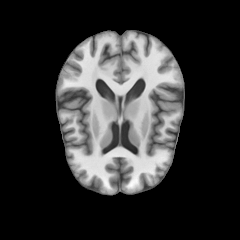
#> input picture data/sri24/source_80.png, 240 x 240 px
$ python -i misc.py   (imports and definitions only)
#> lines starting #> are read from the running program, lines starting #| are printed output that depends on the picture
#> further down, picture is the input picture: shape (240, 240); min 0, max 255, mean 47.3
from time import time
import os,sys
import numpy as np
import scipy.ndimage as scipynd
from matplotlib.colors import ListedColormap
from nibabel import Nifti1Image
import dog

ROOT_DIRECTORY = os.path.dirname(os.path.abspath(__file__))

# DLT_EDGES_THRSLD = .0625
DLT_EDGES_THRSLD = .1
# ---------- Metric -------------------------------------------

# [6 lines left out: function DICE, not called in this run]

def edgesSobel(img,thrsld = DLT_EDGES_THRSLD):
#> called with thrsld = 0.1
    sx = scipynd.sobel(img, axis=0, mode='constant')
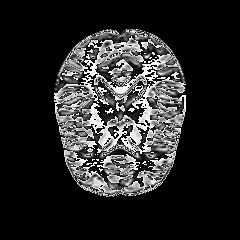
#> sx: shape (240, 240); min 0, max 255, mean 39
    sy = scipynd.sobel(img, axis=1, mode='constant')
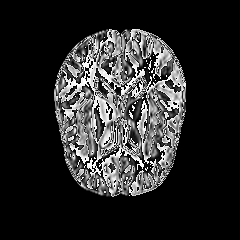
#> sy: shape (240, 240); min 0, max 255, mean 39.9
#> (the run stopped early here; a loop or call above may not have finished)
